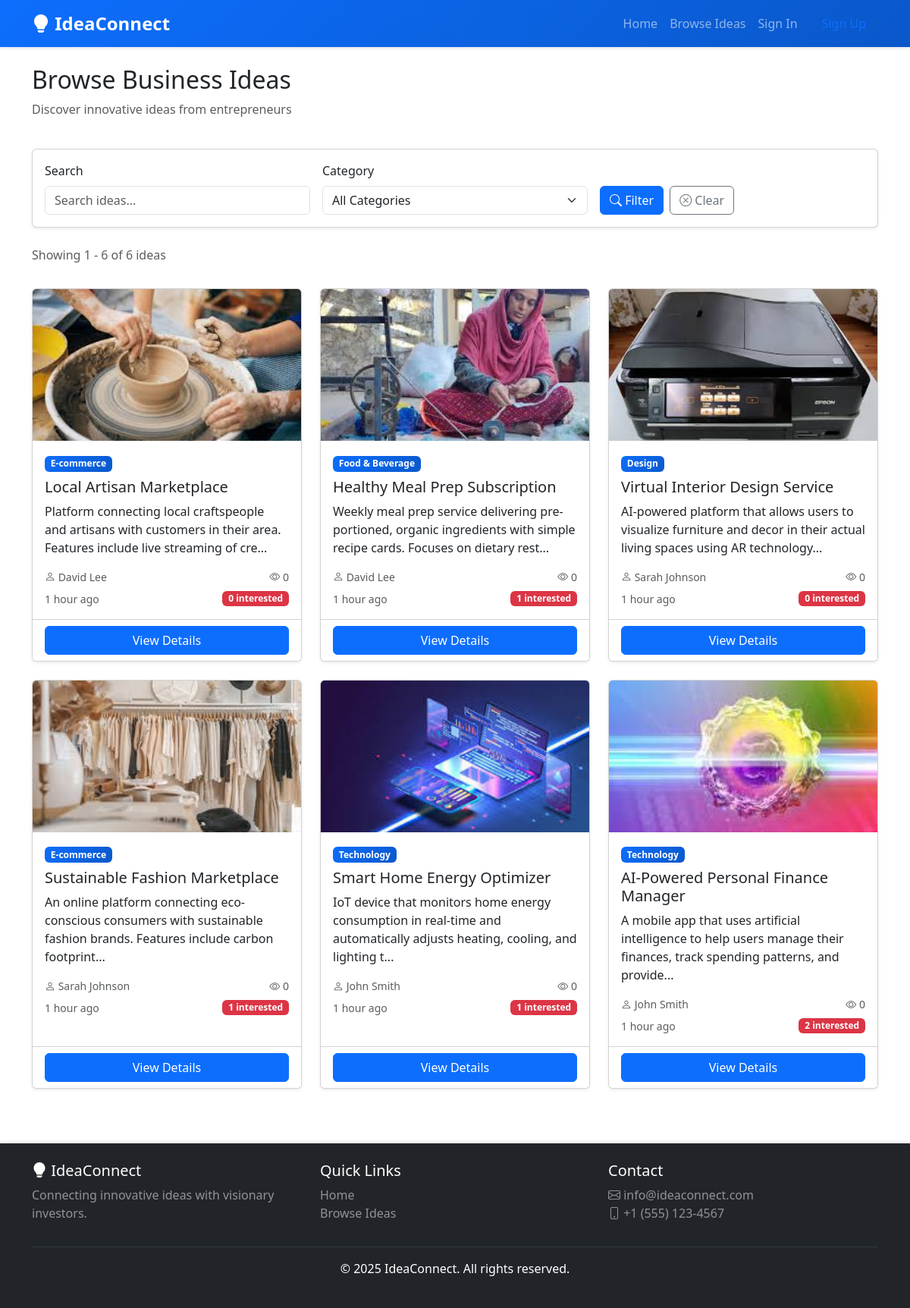
Page /pages/ideas.php on the committed database.
### tables this page shows
CREATE TABLE ideas (
    id INT PRIMARY KEY AUTO_INCREMENT,
    user_id INT NOT NULL,
    title VARCHAR(200) NOT NULL,
    description TEXT NOT NULL,
    category VARCHAR(50) NOT NULL,
    status ENUM('draft', 'published', 'archived') DEFAULT 'published',
    views INT DEFAULT 0,
    created_at TIMESTAMP DEFAULT CURRENT_TIMESTAMP,
    updated_at TIMESTAMP DEFAULT CURRENT_TIMESTAMP ON UPDATE CURRENT_TIMESTAMP,
    FOREIGN KEY (user_id) REFERENCES users(id) ON DELETE CASCADE,
    INDEX idx_user_id (user_id),
    INDEX idx_category (category),
    INDEX idx_status (status),
    INDEX idx_created_at (created_at)
);

CREATE TABLE users (
    id INT PRIMARY KEY AUTO_INCREMENT,
    username VARCHAR(50) UNIQUE NOT NULL,
    email VARCHAR(100) UNIQUE NOT NULL,
    password VARCHAR(255) NOT NULL,
    full_name VARCHAR(100) NOT NULL,
    user_type ENUM('creator', 'investor') NOT NULL,
    bio TEXT,
    profile_image VARCHAR(255) DEFAULT 'default-avatar.png',
    created_at TIMESTAMP DEFAULT CURRENT_TIMESTAMP,
    updated_at TIMESTAMP DEFAULT CURRENT_TIMESTAMP ON UPDATE CURRENT_TIMESTAMP,
    INDEX idx_user_type (user_type),
    INDEX idx_email (email)
);

### config/config.php (called while the page is built, shortened)
<?php
function timeAgo($datetime) {
    $timestamp = strtotime($datetime);
    $diff = time() - $timestamp;
    if ($diff < 60) {
        return 'Just now';
    } elseif ($diff < 3600) {
        $minutes = floor($diff / 60);
        return $minutes . ' minute' . ($minutes > 1 ? 's' : '') . ' ago';
    } elseif ($diff < 86400) {
        $hours = floor($diff / 3600);
        return $hours . ' hour' . ($hours > 1 ? 's' : '') . ' ago';
    } elseif ($diff < 604800) {
        $days = floor($diff / 86400);
        return $days . ' day' . ($days > 1 ? 's' : '') . ' ago';
    } else {
        return date('M d, Y', $timestamp);
    }
}
function truncateText($text, $length = 100, $suffix = '...') {
    $text = html_entity_decode($text, ENT_QUOTES, 'UTF-8');
    $text = strip_tags($text);
    $text = preg_replace('/\s+/', ' ', trim($text));
    return htmlspecialchars(substr($text, 0, $length)) . $suffix;
}

### pages/ideas.php (the view, shortened to what this page needs)
<?php
require_once __DIR__ . '/../config/config.php';
require_once __DIR__ . '/../includes/header.php';
$conn = getDBConnection();
$search = isset($_GET['search']) ? sanitize($_GET['search']) : '';
$page = isset($_GET['page']) ? max(1, (int)$_GET['page']) : 1;
$offset = ($page - 1) * IDEAS_PER_PAGE;
$where_clauses = ["i.status = 'published'"];
$params = [];
$types = '';
$where_sql = implode(' AND ', $where_clauses);
$count_query = "SELECT COUNT(*) as total FROM ideas i WHERE $where_sql";
$stmt = $conn->prepare($count_query);
$stmt->execute();
$total_ideas = $stmt->get_result()->fetch_assoc()['total'];
$query = "
    SELECT i.*, u.full_name as creator_name, u.username as creator_username,
           (SELECT COUNT(*) FROM investors_interested WHERE idea_id = i.id) as interested_count,
           (SELECT file_path FROM idea_media WHERE idea_id = i.id AND is_primary = 1 LIMIT 1) as primary_image
    FROM ideas i
    JOIN users u ON i.user_id = u.id
    WHERE $where_sql
    ORDER BY i.created_at DESC
    LIMIT ? OFFSET ?
";
$params[] = IDEAS_PER_PAGE;
$params[] = $offset;
$types .= 'ii';
$stmt = $conn->prepare($query);
$stmt->bind_param($types, ...$params);
$stmt->execute();
$ideas = $stmt->get_result();
?>
<div class="container mt-4 mb-5">
    <div class="row mb-4">
        <div class="col">
            <h2>Browse Business Ideas</h2>
            <p class="text-muted">Discover innovative ideas from entrepreneurs</p>
        </div>
    </div>
    <div class="card mb-4 shadow-sm">
        <div class="card-body">
            <form method="GET" action="" class="row g-3">
                <div class="col-md-4">
                    <label for="search" class="form-label">Search</label>
                    <input type="text" class="form-control" id="search" name="search"
                           placeholder="Search ideas..." value="<?php echo htmlspecialchars($search); ?>">
                </div>
                <div class="col-md-4">
                    <label for="category" class="form-label">Category</label>
                    <select class="form-select" id="category" name="category">
                        <option value="">All Categories</option>
                    </select>
                </div>
                <div class="col-md-4 d-flex align-items-end">
                    <button type="submit" class="btn btn-primary me-2">
                        <i class="bi bi-search"></i> Filter
                    </button>
                    <a href="<?php echo APP_URL; ?>/pages/ideas.php" class="btn btn-outline-secondary">
                        <i class="bi bi-x-circle"></i> Clear
                    </a>
                </div>
            </form>
        </div>
    </div>
    <div class="row mb-3">
        <div class="col">
            <p class="text-muted">
                Showing <?php echo $total_ideas > 0 ? $offset + 1 : 0; ?> -
                <?php echo min($offset + IDEAS_PER_PAGE, $total_ideas); ?> of
                <?php echo $total_ideas; ?> ideas
            </p>
        </div>
    </div>
    <?php if ($ideas->num_rows > 0): ?>
        <div class="row">
            <?php while ($idea = $ideas->fetch_assoc()): ?>
                <div class="col-md-6 col-lg-4 mb-4">
                    <div class="card h-100 shadow-sm hover-shadow">
                        <?php if ($idea['primary_image']): ?>
                            <img src="<?php echo APP_URL . '/' . $idea['primary_image']; ?>"
                                 class="card-img-top" alt="<?php echo htmlspecialchars($idea['title']); ?>"
                                 style="height: 200px; object-fit: cover;">
                        <?php else: ?>
                            <div class="bg-secondary text-white d-flex align-items-center justify-content-center" style="height: 200px;">
                                <i class="bi bi-lightbulb" style="font-size: 3rem;"></i>
                            </div>
                        <?php endif; ?>
                        <div class="card-body">
                            <span class="badge bg-primary mb-2"><?php echo htmlspecialchars($idea['category']); ?></span>
                            <h5 class="card-title"><?php echo htmlspecialchars($idea['title']); ?></h5>
                            <p class="card-text"><?php echo truncateText($idea['description'], 120); ?></p>
                            <div class="d-flex justify-content-between text-muted small mb-2">
                                <span><i class="bi bi-person"></i> <?php echo htmlspecialchars($idea['creator_name']); ?></span>
                                <span><i class="bi bi-eye"></i> <?php echo $idea['views']; ?></span>
                            </div>
                            <div class="d-flex justify-content-between align-items-center">
                                <small class="text-muted"><?php echo timeAgo($idea['created_at']); ?></small>
                                <span class="badge bg-danger"><?php echo $idea['interested_count']; ?> interested</span>
                            </div>
                        </div>
                        <div class="card-footer bg-white">
                            <a href="<?php echo APP_URL; ?>/pages/idea-detail.php?id=<?php echo $idea['id']; ?>"
                               class="btn btn-primary w-100">View Details</a>
                        </div>
                    </div>
                </div>
            <?php endwhile; ?>
        </div>
    <?php endif; ?>
</div>
<?php require_once __DIR__ . '/../includes/footer.php'; ?>

### assets/css/style.css (style rules this page uses)
:root { --primary-color: #0d6efd; --secondary-color: #6c757d; --success-color: #198754; --danger-color: #dc3545; --warning-color: #ffc107; --info-color: #0dcaf0; }
body { font-family: 'Segoe UI', Tahoma, Geneva, Verdana, sans-serif; min-height: 100vh; display: flex; flex-direction: column; }
.hover-shadow { transition: transform 0.3s ease, box-shadow 0.3s ease; }
.card { transition: all 0.3s ease; }
.card-img-top { transition: transform 0.3s ease; }
.btn { transition: all 0.3s ease; }
.badge { font-weight: 600; padding: 0.35em 0.65em; }
.bg-primary { background: linear-gradient(135deg, #0d6efd 0%, #0a58ca 100%) !important; }
html { scroll-behavior: smooth; }

### rows in the picture
ideas: shows a picture, category "E-commerce", title "Local Artisan Marketplace", description "Platform connecting local craftspeople and artisans with customers in their area. Features include live streaming of cre...", user.full_name "David Lee", views "0", created_at "1 hour ago", interested_count "0"
ideas: shows a picture, category "Food & Beverage", title "Healthy Meal Prep Subscription", description "Weekly meal prep service delivering pre-portioned, organic ingredients with simple recipe cards. Focuses on dietary rest...", user.full_name "David Lee", views "0", created_at "1 hour ago", interested_count "1"
ideas: shows a picture, category "Design", title "Virtual Interior Design Service", description "AI-powered platform that allows users to visualize furniture and decor in their actual living spaces using AR technology...", user.full_name "Sarah Johnson", views "0", created_at "1 hour ago", interested_count "0"
ideas: shows a picture, category "E-commerce", title "Sustainable Fashion Marketplace", description "An online platform connecting eco-conscious consumers with sustainable fashion brands. Features include carbon footprint...", user.full_name "Sarah Johnson", views "0", created_at "1 hour ago", interested_count "1"
ideas: shows a picture, category "Technology", title "Smart Home Energy Optimizer", description "IoT device that monitors home energy consumption in real-time and automatically adjusts heating, cooling, and lighting t...", user.full_name "John Smith", views "0", created_at "1 hour ago", interested_count "1"
ideas: shows a picture, category "Technology", title "AI-Powered Personal Finance Manager", description "A mobile app that uses artificial intelligence to help users manage their finances, track spending patterns, and provide...", user.full_name "John Smith", views "0", created_at "1 hour ago", interested_count "2"

### other values in the picture
APP_NAME "IdeaConnect"
$offset + 1 "1"
min($offset + IDEAS_PER_PAGE, $total_ideas) "6"
$total_ideas "6"
